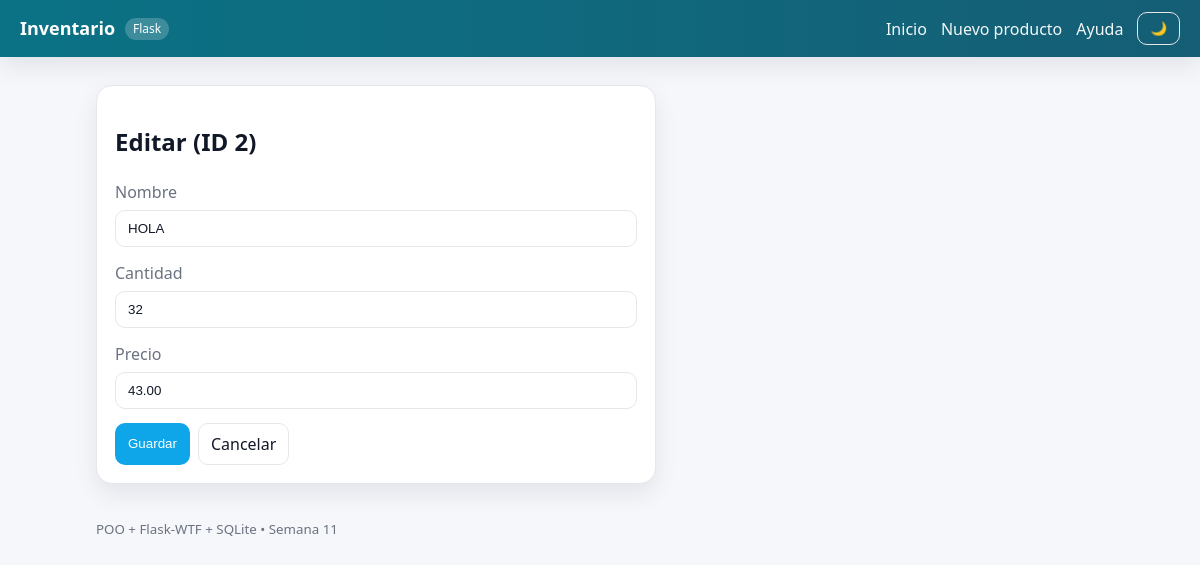
Before: /editar/2/ with the older database file.
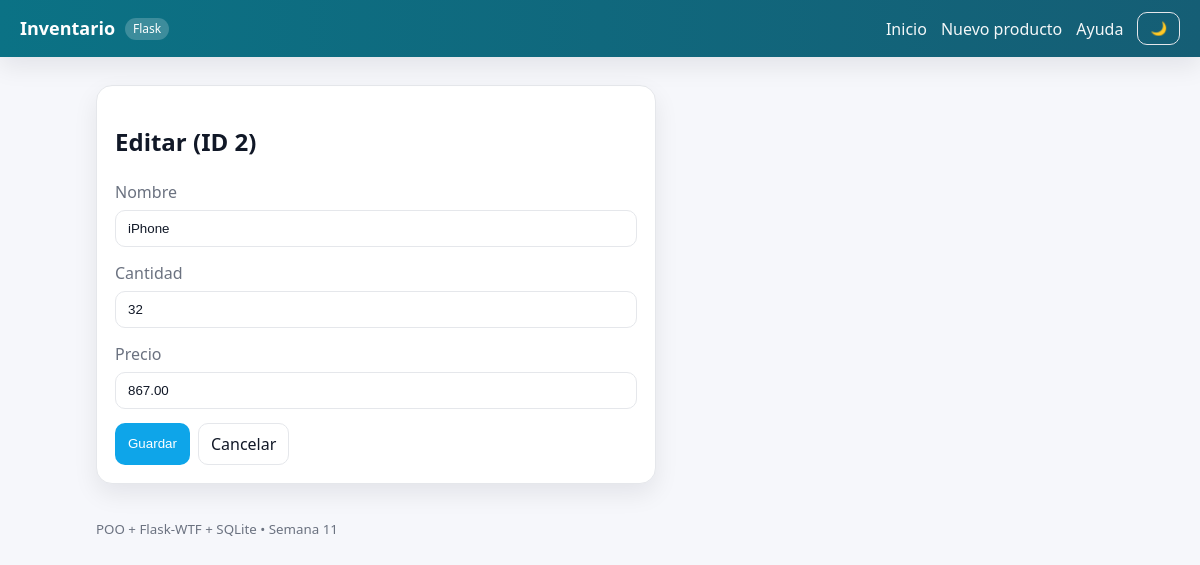
After: the same page with the newer database file.
### tables this page shows
CREATE TABLE productos (
                id INTEGER PRIMARY KEY AUTOINCREMENT,
                nombre TEXT NOT NULL,
                cantidad INTEGER NOT NULL CHECK(cantidad >= 0),
                precio REAL NOT NULL CHECK(precio >= 0)
            );

### app.py (the view, shortened to what this page needs)
@app.route("/editar/<int:pid>/", methods=["GET","POST"])
def editar(pid: int):
    with get_conn() as conn:
        row = conn.execute("SELECT * FROM productos WHERE id=?", (pid,)).fetchone()
    if row is None:
        flash("Producto no encontrado.", "warning")
        return redirect(url_for("home"))
    form = ProductoForm()
    if request.method == "GET":
        form.nombre.data = row["nombre"]; form.cantidad.data = row["cantidad"]; form.precio.data = row["precio"]
    return render_template("product_form.html", form=form, titulo=f"Editar (ID {pid})")

### app.py
class ProductoForm(FlaskForm):
    nombre   = StringField("Nombre", validators=[DataRequired(), Length(min=2, max=50)])
    cantidad = IntegerField("Cantidad", validators=[DataRequired(), NumberRange(min=0)])
    precio   = DecimalField("Precio", places=2, validators=[DataRequired(), NumberRange(min=0)])
    enviar   = SubmitField("Guardar")

### app.py (called while the page is built)
def get_conn():
    conn = sqlite3.connect(DB_PATH)
    conn.row_factory = sqlite3.Row
    return conn

### templates/product_form.html (shortened to what this page needs)
{% extends "base.html" %}
{% block content %}
<section class="card card--form">
  <h2>{{ titulo or "Producto" }}</h2>
  <form method="post" class="form">
    <div class="field">
      <label>Nombre</label>
      {{ form.nombre(class_="input") }}
    </div>
    <div class="field">
      <label>Cantidad</label>
      {{ form.cantidad(class_="input") }}
    </div>
    <div class="field">
      <label>Precio</label>
      {{ form.precio(class_="input") }}
    </div>
    <div class="actions">
      {{ form.enviar(class_="btn btn-primary") }}
      <a class="btn btn-ghost" href="{{ url_for('home') }}">Cancelar</a>
    </div>
  </form>
</section>
{% endblock %}

Changed rows visible on the page:
changed productos: nombre "HOLA" → "iPhone"; precio "43.00" → "867.00"
